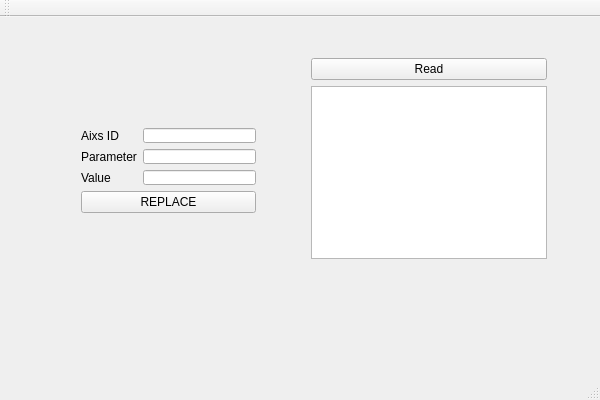
<?xml version="1.0" encoding="UTF-8"?>
<ui version="4.0">
 <class>XmlModiClass</class>
 <widget class="QMainWindow" name="XmlModiClass">
  <property name="geometry">
   <rect>
    <x>0</x>
    <y>0</y>
    <width>600</width>
    <height>400</height>
   </rect>
  </property>
  <property name="windowTitle">
   <string>XmlModi</string>
  </property>
  <widget class="QWidget" name="centralWidget">
   <widget class="QWidget" name="">
    <property name="geometry">
     <rect>
      <x>300</x>
      <y>30</y>
      <width>258</width>
      <height>223</height>
     </rect>
    </property>
    <layout class="QVBoxLayout" name="verticalLayout_3">
     <item>
      <widget class="QPushButton" name="pbRead">
       <property name="text">
        <string>Read</string>
       </property>
      </widget>
     </item>
     <item>
      <widget class="QPlainTextEdit" name="plainTextEdit"/>
     </item>
    </layout>
   </widget>
   <widget class="QWidget" name="">
    <property name="geometry">
     <rect>
      <x>70</x>
      <y>100</y>
      <width>197</width>
      <height>107</height>
     </rect>
    </property>
    <layout class="QVBoxLayout" name="verticalLayout_4">
     <item>
      <layout class="QHBoxLayout" name="horizontalLayout">
       <item>
        <layout class="QVBoxLayout" name="verticalLayout">
         <item>
          <widget class="QLabel" name="label">
           <property name="text">
            <string>Aixs ID</string>
           </property>
          </widget>
         </item>
         <item>
          <widget class="QLabel" name="label_2">
           <property name="text">
            <string>Parameter</string>
           </property>
          </widget>
         </item>
         <item>
          <widget class="QLabel" name="label_3">
           <property name="text">
            <string>Value</string>
           </property>
          </widget>
         </item>
        </layout>
       </item>
       <item>
        <layout class="QVBoxLayout" name="verticalLayout_2">
         <item>
          <widget class="QLineEdit" name="readA"/>
         </item>
         <item>
          <widget class="QLineEdit" name="readP"/>
         </item>
         <item>
          <widget class="QLineEdit" name="readV"/>
         </item>
        </layout>
       </item>
      </layout>
     </item>
     <item>
      <widget class="QPushButton" name="pbReplace">
       <property name="text">
        <string>REPLACE</string>
       </property>
      </widget>
     </item>
    </layout>
   </widget>
  </widget>
  <widget class="QMenuBar" name="menuBar">
   <property name="geometry">
    <rect>
     <x>0</x>
     <y>0</y>
     <width>600</width>
     <height>21</height>
    </rect>
   </property>
  </widget>
  <widget class="QToolBar" name="mainToolBar">
   <attribute name="toolBarArea">
    <enum>TopToolBarArea</enum>
   </attribute>
   <attribute name="toolBarBreak">
    <bool>false</bool>
   </attribute>
  </widget>
  <widget class="QStatusBar" name="statusBar"/>
 </widget>
 <layoutdefault spacing="6" margin="11"/>
 <resources>
  <include location="XmlModi.qrc"/>
 </resources>
 <connections/>
</ui>
